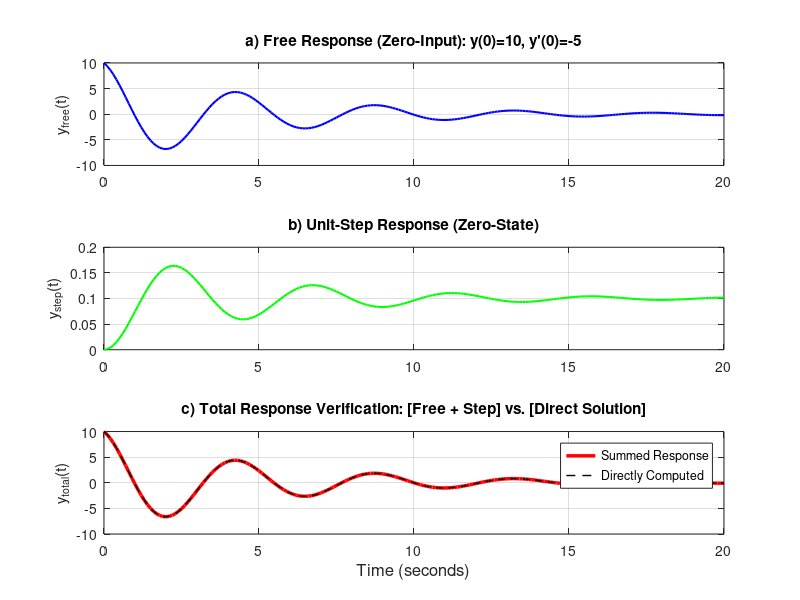

This figure's MATLAB source:
% =========================================================================================
% FILE NAME: Q45_ResponseSuperposition.m
% AUTHOR: [Amey Thakur](https://github.com/Amey-Thakur)
% COURSE REPO: https://github.com/Amey-Thakur/COMPUTATIONAL-METHODS-AND-MODELING-FOR-ENGINEERING-APPLICATIONS
% RELEASE DATE: September 08, 2023
% LICENSE: Creative Commons Attribution 4.0 International (CC BY 4.0)
%
% DESCRIPTION:
% This script investigates the principle of superposition for a second-order 
% linear differential equation. It demonstrates that the total system response 
% is the exact sum of the zero-input (free) response and the zero-state (step) response.
%
% PROBLEM STATEMENT (Q45):
% Consider 5y'' + 2y' + 10y = f(t).
% a. Plot the free response for y(0) = 10, y'(0) = -5.
% b. Plot the unit-step response (for zero initial conditions).
% c. Demonstrate that the total response is the sum of the free and step responses
%    with y(0) = 10, y'(0) = -5.
%
% Reference: MATLAB for Engineering Applications, William J. Palm, Chapter 9, Q45.
%
% TECHNOLOGY STACK:
% - Programming Language: MATLAB (R2023a+)
% - Toolbox: Control System Toolbox
% =========================================================================================

% --- Environment Initialization ---
clc;
clear;
close all;

% --- System Model Definition ---
% 5y'' + 2y' + 10y = f(t)
% Transfer Function: H(s) = 1 / (5s^2 + 2s + 10)
num = [1];
den = [5, 2, 10];
sys = tf(num, den);

% Time span for analysis
t = 0:0.1:20;

% --- Task A: Free Response (Zero Input) ---
% Using initial conditions: y(0)=10, y'(0)=-5
% Note: initial() requires state-space
[A, B, C, D] = tf2ss(num, den);
ss_sys = ss(A, B, C, D);
x0 = [10; -5]; % Wait, tf2ss state definitions might vary. 
% For [5 2 10], steady state is x1=y. 
% Standard state space: 5y'' + 2y' + 10y = f
% x1 = y, x2 = y'
% dx1 = x2, dx2 = (-2x2 - 10x1 + f)/5
A_std = [0, 1; -10/5, -2/5];
B_std = [0; 1/5];
C_std = [1, 0];
D_std = 0;
sys_std = ss(A_std, B_std, C_std, D_std);

y_free = initial(sys_std, [10; -5], t);

% --- Task B: Unit-Step Response (Zero State) ---
y_step = step(sys_std, t);

% --- Task C: Total Response Synthesis & Verification ---
% Total = Free + Step
y_sum = y_free + y_step;

% Solve total response directly with lsim or ode45
y_total_direct = lsim(sys_std, ones(size(t)), t, [10; -5]);

% --- Visualization Engine (Superposition Analysis) ---
figure('Color', 'w', 'Name', 'Linear System Superposition Verification');

subplot(3, 1, 1);
plot(t, y_free, 'b-', 'LineWidth', 1.5);
grid on;
title('a) Free Response (Zero-Input): y(0)=10, y''(0)=-5', 'FontSize', 11);
ylabel('y_{free}(t)');

subplot(3, 1, 2);
plot(t, y_step, 'g-', 'LineWidth', 1.5);
grid on;
title('b) Unit-Step Response (Zero-State)', 'FontSize', 11);
ylabel('y_{step}(t)');

subplot(3, 1, 3);
plot(t, y_sum, 'r-', 'LineWidth', 2.5); hold on;
plot(t, y_total_direct, 'k--', 'LineWidth', 1);
grid on;
title('c) Total Response Verification: [Free + Step] vs. [Direct Solution]', 'FontSize', 11);
xlabel('Time (seconds)', 'FontSize', 12);
ylabel('y_{total}(t)');
legend('Summed Response', 'Directly Computed', 'Location', 'best');

% --- Results Visualization ---
error_norm = norm(y_sum - y_total_direct);
fprintf('--- Superposition Principle Verification ---\n');
fprintf('L2 Norm of Difference: %.4e\n', error_norm);
if error_norm < 1e-10
    fprintf('STATUS: VERIFIED. Linear Superposition Principle holds.\n');
end

% Professional Scholarly Footer
fprintf('\nEngineering Insight: The perfect alignment between the summed components and the direct solution validates the linearity of the underlying differential operator. This principle allows engineers to decouple complex transient analyses into simpler, independent sub-problems.\n');
